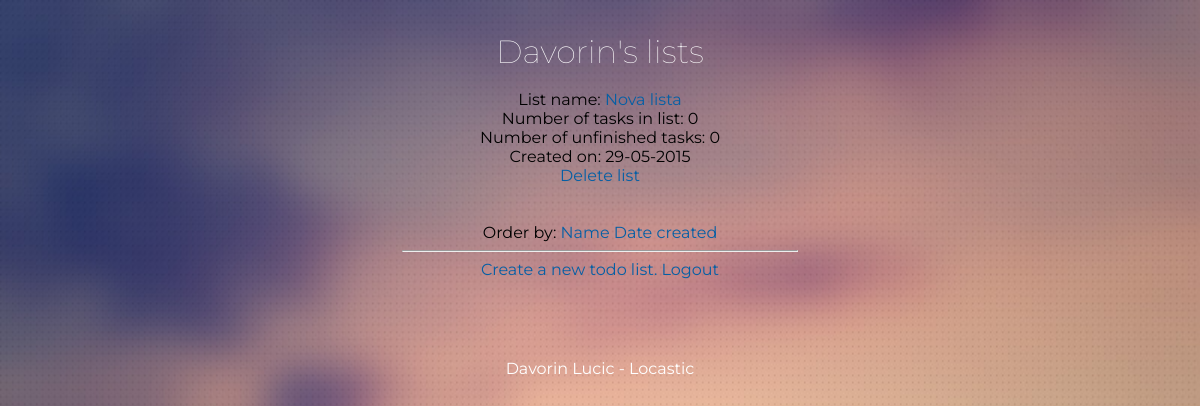
The page /index.php (signed in) on the database its author committed.
### tables this page shows
CREATE TABLE IF NOT EXISTS `lists` (
  `id` int(11) NOT NULL,
  `title` text NOT NULL,
  `user_id` int(11) NOT NULL,
  `date_created` varchar(50) NOT NULL
);

### includes/database.php (called while the page is built, shortened)
<?php
class Database {
  private $connection;
  public function open_connection() {
    $this->connection = mysqli_connect('localhost', 'root', '', 'todo');
  }
  public function query($sql) {
    $result = mysqli_query($this->connection, $sql);
    return $result;
  }
  public function escape_value($string) {
    $escaped_string = mysqli_real_escape_string($this->connection, $string);
    return $escaped_string;
  }
  public function fetch_array($result_set) {
      return mysqli_fetch_array($result_set);
    }
}
$database = new Database();

### includes/database_objects.php (called while the page is built, shortened)
<?php
require_once('initialize.php');
class DatabaseObject {
  public static function find_by_sql($sql="") {
    global $database;
    $result_set = $database->query($sql);
    $object_array = array();
    while ($row = $database->fetch_array($result_set)) {
      $object_array[] = static::instantiate($row);
    }
    return $object_array;
  }
	private static function instantiate($record) {
		$object = new static;
		foreach($record as $attribute=>$value){
		  if($object->has_attribute($attribute)) {
		    $object->$attribute = $value;
		  }
		}
		return $object;
	}
	private function has_attribute($attribute) {
	  return array_key_exists($attribute, $this->attributes());
	}
	protected function attributes() {
	  $attributes = array();
	  foreach(static::$db_fields as $field) {
	    if(property_exists($this, $field)) {
	      $attributes[$field] = $this->$field;
	    }
	  }
	  return $attributes;
	}
}

### includes/list.php (called while the page is built, shortened)
<?php
class Lista extends DatabaseObject {
	protected static $table_name="lists";
	public $id;
	public static function find_by_user($user_id) {
		return static::find_by_sql("SELECT * FROM ".static::$table_name." WHERE user_id={$user_id}");
	}
	public function tasks() {
		return Task::find_tasks_on($this->id);
	}
	public function unfinished_tasks() {
		return Task::find_unfinished_on($this->id);
	}
}

### includes/task.php (called while the page is built, shortened)
<?php
require_once('initialize.php');
class Task extends DatabaseObject {
	protected static $table_name="tasks";
	public static function find_tasks_on($list_id=0) {
    global $database;
    $sql = "SELECT * FROM " . static::$table_name;
    $sql .= " WHERE list_id=" .$database->escape_value($list_id);
    return static::find_by_sql($sql);
	}
	public static function find_unfinished_on($list_id=0) {
	global $database;
    $sql = "SELECT * FROM " . static::$table_name;
    $sql .= " WHERE status= 'pending'";
    $sql .= " AND list_id=" .$database->escape_value($list_id);
    return static::find_by_sql($sql);
	}
}

### index.php (the view, shortened to what this page needs)
<!DOCTYPE html>
<html>
<head>
<link href="css/style.css" rel='stylesheet' type='text/css' />
</head>
<body>
<div class="login-form">
	<?php
	$lists = Lista::find_by_user($_SESSION["user_id"]);
	if(!$lists){
		echo "No lists available. </br>";
	} else foreach ($lists as $list) { ?>
		List name: <a href="view_list.php?id=<?php echo $list->id;?>"><?php echo $list->title;?></a>
		<?php
		echo "Number of tasks in list: " . count($list->tasks());
		echo "Number of unfinished tasks: " . count($list->unfinished_tasks());
		echo "Created on: " . $list->date_created;
		?>
		<a href="admin/delete_list.php?id=<?php echo $list->id;?>">Delete list</a></br>
		<?php
	}
	?>
Order by:
<th><a href="?orderBy=title">Name</a></th>
<th><a href="?orderBy=date_created">Date created</a></th>
<hr>
<a href="admin/new_list.php">Create a new todo list.</a>
<a href="logout.php">Logout</a>
</div>
<div class="copy-right">
	<p>Davorin Lucic - Locastic</a></p>
</div>
</body>
</html>

### css/style.css (style rules this page uses)
html,body,div,span,applet,object,iframe,h1,h2,h3,h4,h5,h6,p,blockquote,pre,a,abbr,acronym,address,big,cite,code,del,dfn,em,img,ins,kbd,q,s,samp,small,strike,strong,sub,sup,tt,var,b,u,i,dl,dt,dd,ol,nav ul,nav li,fieldset,form,label,legend,table,caption,tbody,tfoot,thead,tr,th,td,article,aside,canvas,details,embed,figure,figcaption,footer,header,hgroup,menu,nav,output,ruby,section,summary,time,mark,audio,video { margin:0;padding:0;border:0;font-size:100%;font:inherit;vertical-align:baseline; }
a { text-decoration:none; }
html { height: 150%; }
body { background: url(../images/bg.jpg)no-repeat; font-family: 'Montserrat', sans-serif; background-size: 100% 135%; }
body a,form li,input[type="submit"],input[type="text"],.sixth-login input[type="submit"],.third-login input[type="submit"] { transition: 0.1s all; -webkit-transition: 0.1s all; -moz-transition: 0.1s all; -o-transition: 0.1s all; }
a { color: #055fa5; outline: none; }
.login-form { width: 33%; height: 100%; margin: 0 auto; text-align: center; position: relative; }
.copy-right { text-align: center; padding-top: 10em; color: #fff; }
.copy-right { padding-top: 5em; }

### rows shown on the page
lists: title "Nova lista", count($list->tasks()) "0", count($list->unfinished_tasks()) "0", date_created "29-05-2015"

### other values the page prints
$_SESSION["first_name"] "Davorin"
